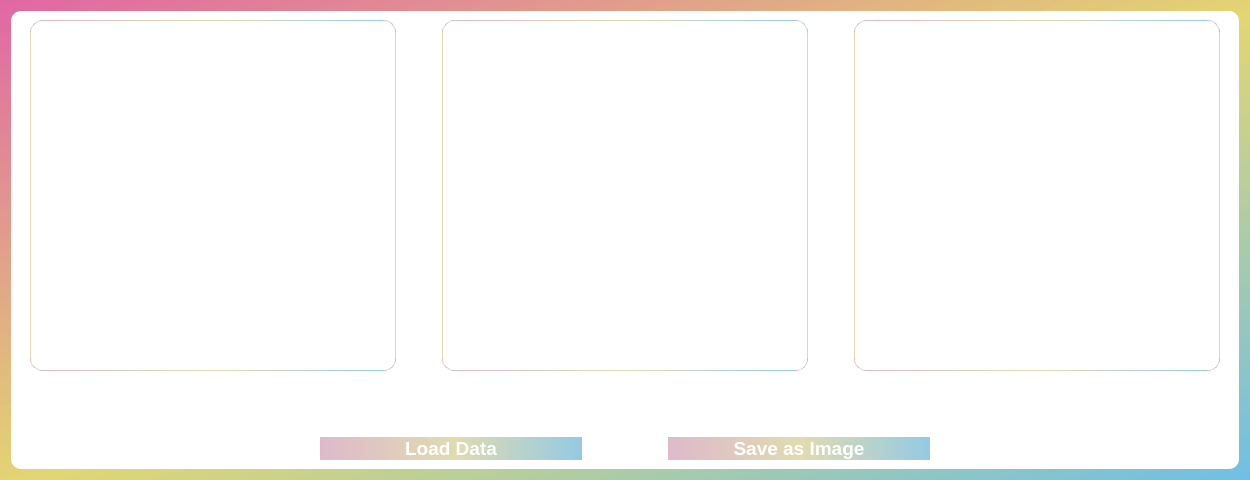
<?xml version="1.0" encoding="UTF-8"?>
<ui version="4.0">
 <class>Dialog</class>
 <widget class="QDialog" name="Dialog">
  <property name="geometry">
   <rect>
    <x>0</x>
    <y>0</y>
    <width>1250</width>
    <height>480</height>
   </rect>
  </property>
  <property name="windowTitle">
   <string>Dialog</string>
  </property>
  <property name="styleSheet">
   <string notr="true">background-color : qlineargradient(spread:pad, x1:0, y1:0, x2:1, y2:1, stop:0 rgba(223, 95, 159, 200), stop:0.513812 rgba(224, 212, 107, 200), stop:1 rgba(103, 188, 228, 200))</string>
  </property>
  <layout class="QGridLayout" name="gridLayout_2">
   <item row="0" column="0">
    <layout class="QGridLayout" name="gridLayout">
     <item row="1" column="0">
      <widget class="QWidget" name="widget" native="true">
       <property name="styleSheet">
        <string notr="true">background-color: rgb(255, 255, 255);

border-radius : 10px;</string>
       </property>
       <layout class="QGridLayout" name="gridLayout_4">
        <item row="0" column="0">
         <layout class="QGridLayout" name="gridLayout_3">
          <item row="0" column="0">
           <layout class="QVBoxLayout" name="verticalLayout" stretch="7,0,1">
            <item>
             <layout class="QHBoxLayout" name="horizontalLayout_5">
              <item>
               <spacer name="horizontalSpacer_4">
                <property name="orientation">
                 <enum>Qt::Horizontal</enum>
                </property>
                <property name="sizeType">
                 <enum>QSizePolicy::Fixed</enum>
                </property>
                <property name="sizeHint" stdset="0">
                 <size>
                  <width>10</width>
                  <height>20</height>
                 </size>
                </property>
               </spacer>
              </item>
              <item>
               <widget class="QTableWidget" name="result_table_1">
                <property name="styleSheet">
                 <string notr="true">border : 1px solid qlineargradient(spread:pad, x1:0, y1:0, x2:1, y2:0, stop:0 rgba(223, 185, 204, 255), stop:0.510989 rgba(224, 219, 177, 255), stop:1 rgba(148, 202, 228, 255));

font-family : 'Dosis';
font-weight : bold;
font-size : 10pt;

border-radius : 12px;</string>
                </property>
               </widget>
              </item>
              <item>
               <spacer name="horizontalSpacer_6">
                <property name="orientation">
                 <enum>Qt::Horizontal</enum>
                </property>
                <property name="sizeType">
                 <enum>QSizePolicy::Minimum</enum>
                </property>
                <property name="sizeHint" stdset="0">
                 <size>
                  <width>40</width>
                  <height>20</height>
                 </size>
                </property>
               </spacer>
              </item>
              <item>
               <widget class="QTableWidget" name="result_table_2">
                <property name="styleSheet">
                 <string notr="true">border : 1px solid qlineargradient(spread:pad, x1:0, y1:0, x2:1, y2:0, stop:0 rgba(223, 185, 204, 255), stop:0.510989 rgba(224, 219, 177, 255), stop:1 rgba(148, 202, 228, 255));

font-family : 'Dosis';
font-weight : bold;
font-size : 10pt;

border-radius : 12px;</string>
                </property>
               </widget>
              </item>
              <item>
               <spacer name="horizontalSpacer_7">
                <property name="orientation">
                 <enum>Qt::Horizontal</enum>
                </property>
                <property name="sizeType">
                 <enum>QSizePolicy::Minimum</enum>
                </property>
                <property name="sizeHint" stdset="0">
                 <size>
                  <width>40</width>
                  <height>20</height>
                 </size>
                </property>
               </spacer>
              </item>
              <item>
               <widget class="QTableWidget" name="result_table_3">
                <property name="styleSheet">
                 <string notr="true">border : 1px solid qlineargradient(spread:pad, x1:0, y1:0, x2:1, y2:0, stop:0 rgba(223, 185, 204, 255), stop:0.510989 rgba(224, 219, 177, 255), stop:1 rgba(148, 202, 228, 255));

font-family : 'Dosis';
font-weight : bold;
font-size : 10pt;

border-radius : 12px;</string>
                </property>
               </widget>
              </item>
              <item>
               <spacer name="horizontalSpacer_5">
                <property name="orientation">
                 <enum>Qt::Horizontal</enum>
                </property>
                <property name="sizeType">
                 <enum>QSizePolicy::Fixed</enum>
                </property>
                <property name="sizeHint" stdset="0">
                 <size>
                  <width>10</width>
                  <height>20</height>
                 </size>
                </property>
               </spacer>
              </item>
             </layout>
            </item>
            <item>
             <spacer name="verticalSpacer">
              <property name="orientation">
               <enum>Qt::Vertical</enum>
              </property>
              <property name="sizeHint" stdset="0">
               <size>
                <width>20</width>
                <height>60</height>
               </size>
              </property>
             </spacer>
            </item>
            <item>
             <layout class="QHBoxLayout" name="horizontalLayout_4">
              <item>
               <spacer name="horizontalSpacer_2">
                <property name="orientation">
                 <enum>Qt::Horizontal</enum>
                </property>
                <property name="sizeType">
                 <enum>QSizePolicy::Minimum</enum>
                </property>
                <property name="sizeHint" stdset="0">
                 <size>
                  <width>300</width>
                  <height>20</height>
                 </size>
                </property>
               </spacer>
              </item>
              <item>
               <widget class="QPushButton" name="loadData_button">
                <property name="styleSheet">
                 <string notr="true">color : rgb(255, 255, 255);
background-color : qlineargradient(spread:pad, x1:0, y1:0, x2:1, y2:0, stop:0 rgba(223, 185, 204, 255), stop:0.510989 rgba(224, 219, 177, 255), stop:1 rgba(148, 202, 228, 255));

font-family : 'Dosis';
font-weight : bold;
font-size : 14pt;

border-radius : 16px;</string>
                </property>
                <property name="text">
                 <string>Load Data</string>
                </property>
               </widget>
              </item>
              <item>
               <spacer name="horizontalSpacer">
                <property name="orientation">
                 <enum>Qt::Horizontal</enum>
                </property>
                <property name="sizeType">
                 <enum>QSizePolicy::Minimum</enum>
                </property>
                <property name="sizeHint" stdset="0">
                 <size>
                  <width>80</width>
                  <height>20</height>
                 </size>
                </property>
               </spacer>
              </item>
              <item>
               <widget class="QPushButton" name="save_image_button">
                <property name="styleSheet">
                 <string notr="true">color : rgb(255, 255, 255);
background-color : qlineargradient(spread:pad, x1:0, y1:0, x2:1, y2:0, stop:0 rgba(223, 185, 204, 255), stop:0.510989 rgba(224, 219, 177, 255), stop:1 rgba(148, 202, 228, 255));

font-family : 'Dosis';
font-weight : bold;
font-size : 14pt;

border-radius : 16px;</string>
                </property>
                <property name="text">
                 <string>Save as Image</string>
                </property>
               </widget>
              </item>
              <item>
               <spacer name="horizontalSpacer_3">
                <property name="orientation">
                 <enum>Qt::Horizontal</enum>
                </property>
                <property name="sizeType">
                 <enum>QSizePolicy::Minimum</enum>
                </property>
                <property name="sizeHint" stdset="0">
                 <size>
                  <width>300</width>
                  <height>20</height>
                 </size>
                </property>
               </spacer>
              </item>
             </layout>
            </item>
           </layout>
          </item>
         </layout>
        </item>
       </layout>
      </widget>
     </item>
    </layout>
   </item>
  </layout>
 </widget>
 <resources/>
 <connections/>
</ui>
